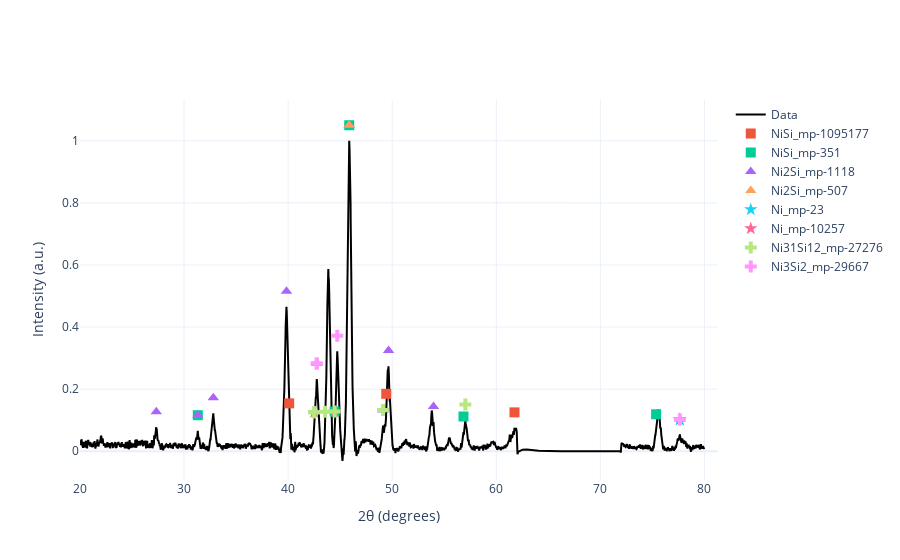

Here is the notebook cell this chart was saved with:
### Markdown cell above
|Phase|material_id|shape|  |   |   |   |   |   |  |  |  |  |  |
|---|---|---|---|---|---|---|---|---|---|---|---|---|---|
|$NiSi_2$|mp-2291   | Cubic | 28.68  |  47.72 | 56.63  | 69.78  | 77.12 |  |  |  |  |  |  |
|$NiSi$|mp-1095177  | Cubic | 27.77  |  34.46 | 40.00  | 44.97  | 49.54 | 61.74 | 65.48 | 69.12 | 76.15 | 79.58 |  |
|$NiSi$|mp-351      | Ortho | 31.33 | 34.87 | 35.97 | 44.53 | 46.01 | 47.57 | 52.35 | 56 | 76.29 | 79.6 |  |
|$Ni_2Si$|mp-1118   | Ortho | 27.25 | 32.85 | 39.87 | 42.83 | 44.12 | 45.94 | 49.25 | 54.07 | 68.86 | 76.14 | 78.78 |
|$Ni_2Si$|mp-507    | hex   | 32.28 | 45.72 | 46.88 | 67.57 | 77.62 |  |  |  |  |  |  |
|$Ni$   |mp-23      | Cubic | 45.15 | 52.63 | 77.65 |  |  |  |  |  |  |  |  |
|$Ni$   |mp-10257   | hex   | 42.61 | 44.45 | 48.36 | 63.27 | 77.99 |  |  |  |  |  |  |

### Code cell
# Your experimental peaks found via find_peaks
exp_peaks = data['Angle'].iloc[peaks].values 

tolerance = 0.2  # Degrees 2-theta
results = {}

for ref in reference_phases:
    matched_angles = []
    for p_ref in ref['peaks']:
        # Find if any experimental peak is within the tolerance of the reference peak
        diff = np.abs(exp_peaks - p_ref)
        if np.any(diff <= tolerance):
            # Get the actual experimental angle that matched
            best_match = exp_peaks[np.argmin(diff)]
            matched_angles.append(best_match)
    
    results[f"{ref['phase']}_{ref['id']}"] = matched_angles

fig = go.Figure()

# Plot the raw data
fig.add_trace(go.Scatter(x=data['Angle'], y=data['intensity_norm'], name='Data', line=dict(color='black')))

# Define marker styles
styles = {'NiSi2': 'circle', 'NiSi': 'square', 'Ni2Si': 'triangle-up', 'Ni': 'star'}

for label, matched_peaks in results.items():
    if not matched_peaks: continue
    
    phase_name = label.split('_')[0]
    
    # Filter intensities for these specific matched peaks
    # We find the index in the original 'data' where the angle matches our matched_peaks
    y_vals = data.set_index('Angle').loc[matched_peaks]['intensity_norm']
    
    fig.add_trace(go.Scatter(
        x=matched_peaks,
        y=y_vals + 0.05, # Offset for visibility
        mode='markers',
        marker=dict(symbol=styles.get(phase_name, 'cross'), size=10),
        name=label
    ))

fig.update_layout(
    xaxis_title="2θ (degrees)",
    yaxis_title="Intensity (a.u.)",
    template="plotly_white",
    hovermode="x unified"
)

# fig.write_html(f'../Images/XRD/{name}.html')
fig.show()

### Figure 1 — Plotly figure (JSON) as saved in the notebook; plotly's stock layout.template omitted (floating-point values rounded to 4 significant figures; data arrays with more than 128 entries replaced by an {"elided": "..."} marker saying what was removed)
{"data": [{"line": {"color": "black"}, "name": "Data", "type": "scatter", "x": {"elided": "6001 float values"}, "y": {"elided": "6001 float values"}}, {"marker": {"size": 10, "symbol": "square"}, "mode": "markers", "name": "NiSi_mp-1095177", "type": "scatter", "x": [40.1, 49.43, 61.75], "y": [0.1542, 0.1849, 0.1251]}, {"marker": {"size": 10, "symbol": "square"}, "mode": "markers", "name": "NiSi_mp-351", "type": "scatter", "x": [31.32, 44.47, 45.87, 56.85, 75.36], "y": [0.116, 0.1278, 1.05, 0.1118, 0.119]}, {"marker": {"size": 10, "symbol": "triangle-up"}, "mode": "markers", "name": "Ni2Si_mp-1118", "type": "scatter", "x": [27.33, 31.32, 32.81, 39.84, 42.75, 45.87, 49.12, 49.65, 53.97], "y": [0.1269, 0.116, 0.172, 0.5152, 0.2825, 1.05, 0.1327, 0.3242, 0.1441]}, {"marker": {"size": 10, "symbol": "triangle-up"}, "mode": "markers", "name": "Ni2Si_mp-507", "type": "scatter", "x": [45.87, 77.64], "y": [1.05, 0.102]}, {"marker": {"size": 10, "symbol": "star"}, "mode": "markers", "name": "Ni_mp-23", "type": "scatter", "x": [77.64, 77.64, 77.64], "y": [0.102, 0.102, 0.102]}, {"marker": {"size": 10, "symbol": "star"}, "mode": "markers", "name": "Ni_mp-10257", "type": "scatter", "x": [42.5, 44.47], "y": [0.1252, 0.1278]}, {"marker": {"size": 10, "symbol": "cross"}, "mode": "markers", "name": "Ni31Si12_mp-27276", "type": "scatter", "x": [42.5, 42.5, 43.56, 44.47, 49.12, 57.03], "y": [0.1252, 0.1252, 0.1273, 0.1278, 0.1327, 0.1509]}, {"marker": {"size": 10, "symbol": "cross"}, "mode": "markers", "name": "Ni3Si2_mp-29667", "type": "scatter", "x": [42.75, 42.75, 44.72, 77.64], "y": [0.2825, 0.2825, 0.3717, 0.102]}], "layout": {"hovermode": "x unified", "xaxis": {"title": {"text": "2θ (degrees)"}}, "yaxis": {"title": {"text": "Intensity (a.u.)"}}}}
